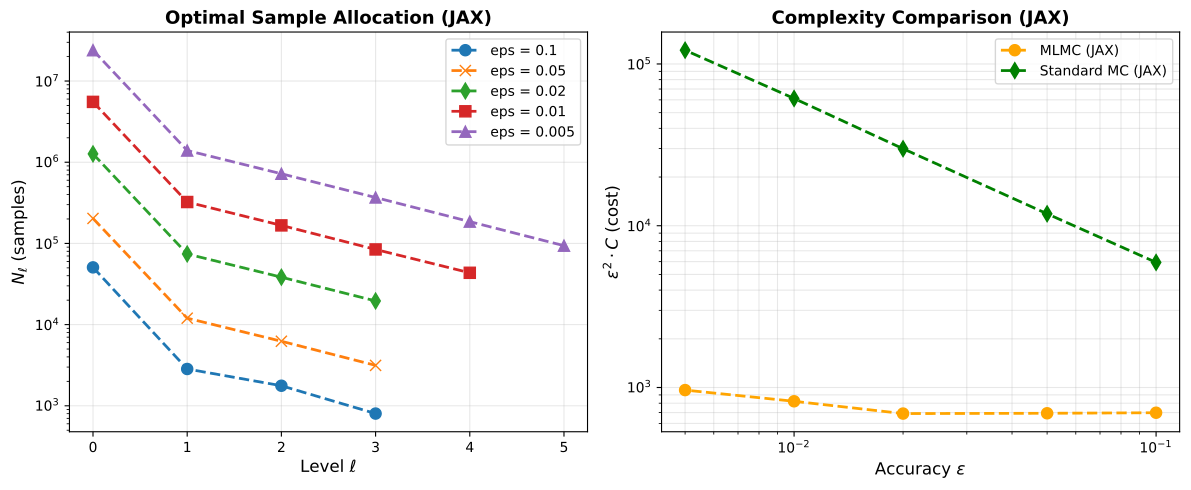

Write Python code to recreate this figure.
"""
Multi-Level Monte Carlo (MLMC) Estimator with Adaptive Sample Allocation - JAX Version
=======================================================================================

JAX-optimized implementation with JIT compilation for GPU/TPU acceleration.
Uses the same algorithm as MLMC_adaptive.py but with vectorized operations.

Key JAX Features:
    - JIT compilation for hot paths
    - Vectorization via vmap instead of for-loops
    - Efficient sequential operations via jax.lax.scan
    - Reproducible PRNG key management

Theory:
    MLMC decomposes the expectation:
        E[P_L] = E[P_0] + sum_{l=1}^L E[P_l - P_{l-1}]

    Optimal sample allocation minimises total cost subject to achieving
    root-mean-square error <= epsilon:
        N_l^opt = (2/eps^2) * sqrt(V_l/C_l) * sum_j sqrt(V_j * C_j)

    where V_l = Var[Y_l] and C_l = cost per sample at level l.
"""

# Enable 64-bit precision before importing JAX
import jax
jax.config.update("jax_enable_x64", True)

import jax.numpy as jnp
from jax import jit, vmap, lax
import jax.random as random
import numpy as np
import matplotlib.pyplot as plt
import math
import time

# Import from Normal_MC package for comparisons
from Normal_MC import BS_call, run_mc_estimation_jax

# ============================================================================
# JAX-Optimized Helper Functions
# ============================================================================

def optimal_sample_allocation(V, C, eps):
    """
    Compute optimal number of samples per level for MLMC.

    Minimises total cost: sum_l N_l * C_l
    Subject to: RMSE <= eps

    Solution from Lagrange multipliers:
        N_l = (2/eps^2) * sqrt(V_l/C_l) * sum_j sqrt(V_j * C_j)

    Parameters
    ----------
    V : np.ndarray
        Variance at each level V_l = Var[Y_l]
    C : np.ndarray
        Cost per sample at each level (proportional to number of timesteps)
    eps : float
        Target RMSE accuracy

    Returns
    -------
    N_opt : np.ndarray (int)
        Optimal number of samples at each level
    """
    # Total weighted variance-cost product
    sum_sqrt_VC = np.sum(np.sqrt(V * C))

    # Optimal allocation formula
    mu = 2.0 * sum_sqrt_VC / eps**2
    N_opt = mu * np.sqrt(V / C)

    # Round up to ensure we meet accuracy target
    return np.ceil(N_opt).astype(int)


# ============================================================================
# JIT-Compiled Simulation Functions
# ============================================================================

@jit
def euler_maruyama_step(carry, dW):
    """Single Euler-Maruyama step for GBM."""
    S, r, sigma, h = carry
    S_new = S + r * S * h + sigma * S * dW
    return (S_new, r, sigma, h), S_new


def simulate_paths_at_level(key, l, N_l, T, S0, K, r, sigma, h0):
    """
    Simulate N_l coupled fine/coarse paths at level l using JAX.

    Returns sum of Y and sum of Y^2 for variance estimation.
    """
    # Timesteps at this level
    h_fine = h0 * (2.0 ** (-l))
    n_steps = int(T / h_fine)
    h_coarse = 2.0 * h_fine

    # Discount factor
    disc = math.exp(-r * T)

    # Generate all random increments at once
    # Shape: (N_l, n_steps)
    dW_fine_all = random.normal(key, shape=(N_l, n_steps)) * jnp.sqrt(h_fine)

    # Define single path simulation function
    def simulate_single_path(dW_fine):
        """Simulate one fine and one coarse path with coupled increments."""

        # Fine path using scan
        def fine_step(S, dW):
            S_new = S + r * S * h_fine + sigma * S * dW
            return S_new, S_new

        S_fine_final, _ = lax.scan(fine_step, S0, dW_fine)
        Pf = jnp.maximum(S_fine_final - K, 0.0)

        # Coarse path (only if l > 0)
        if l > 0:
            # Sum consecutive pairs of fine increments
            dW_coarse = dW_fine.reshape(-1, 2).sum(axis=1)

            def coarse_step(S, dW):
                S_new = S + r * S * h_coarse + sigma * S * dW
                return S_new, S_new

            S_coarse_final, _ = lax.scan(coarse_step, S0, dW_coarse)
            Pc = jnp.maximum(S_coarse_final - K, 0.0)
        else:
            Pc = 0.0

        # Correction term
        Y = disc * (Pf - Pc)
        return Y

    # Vectorize over all samples
    Y_all = vmap(simulate_single_path)(dW_fine_all)

    # Compute sums for statistics
    sum_Y = jnp.sum(Y_all)
    sum_Y_sq = jnp.sum(Y_all ** 2)

    return float(sum_Y), float(sum_Y_sq)


def mlmc_level_simulation_jax(key, l, N_l, T, S0, K, r, sigma, h0):
    """
    JAX wrapper for level simulation with proper JIT compilation.

    Creates a JIT-compiled version specific to this level's timestep count.
    """
    # Timesteps at this level
    h_fine = h0 * (2.0 ** (-l))
    n_steps = int(T / h_fine)
    h_coarse = 2.0 * h_fine

    # Discount factor
    disc = math.exp(-r * T)

    # Generate all random increments at once
    dW_fine_all = random.normal(key, shape=(N_l, n_steps)) * jnp.sqrt(h_fine)

    # JIT-compile a function for this specific level
    if l == 0:
        @jit
        def compute_corrections_l0(dW_fine_all):
            def simulate_single_path(dW_fine):
                def fine_step(S, dW):
                    S_new = S + r * S * h_fine + sigma * S * dW
                    return S_new, S_new

                S_fine_final, _ = lax.scan(fine_step, S0, dW_fine)
                Pf = jnp.maximum(S_fine_final - K, 0.0)
                Y = disc * Pf  # No coarse level for l=0
                return Y

            Y_all = vmap(simulate_single_path)(dW_fine_all)
            return jnp.sum(Y_all), jnp.sum(Y_all ** 2)

        sum_Y, sum_Y_sq = compute_corrections_l0(dW_fine_all)
    else:
        @jit
        def compute_corrections(dW_fine_all):
            def simulate_single_path(dW_fine):
                # Fine path
                def fine_step(S, dW):
                    S_new = S + r * S * h_fine + sigma * S * dW
                    return S_new, S_new

                S_fine_final, _ = lax.scan(fine_step, S0, dW_fine)
                Pf = jnp.maximum(S_fine_final - K, 0.0)

                # Coarse path with coupled increments
                dW_coarse = dW_fine.reshape(-1, 2).sum(axis=1)

                def coarse_step(S, dW):
                    S_new = S + r * S * h_coarse + sigma * S * dW
                    return S_new, S_new

                S_coarse_final, _ = lax.scan(coarse_step, S0, dW_coarse)
                Pc = jnp.maximum(S_coarse_final - K, 0.0)

                Y = disc * (Pf - Pc)
                return Y

            Y_all = vmap(simulate_single_path)(dW_fine_all)
            return jnp.sum(Y_all), jnp.sum(Y_all ** 2)

        sum_Y, sum_Y_sq = compute_corrections(dW_fine_all)

    return float(sum_Y), float(sum_Y_sq)


# ============================================================================
# Problem Parameters
# ============================================================================

# Option parameters (European call)
T = 1.0          # Time to maturity (years)
S0 = 100.0       # Initial stock price
K = 100.0        # Strike price
r = 0.05         # Risk-free rate
sigma = 0.2      # Volatility

# Target accuracies to test
epsilon_values = np.array([0.1, 0.05, 0.02, 0.01, 0.005])

# Convergence rate parameters (from theory/pilot studies)
alpha = 1.0      # Weak convergence rate: |E[Y_l]| ~ 2^(-alpha*l)
beta = 1.0       # Variance decay rate: Var[Y_l] ~ 2^(-beta*l)
gamma = 1.0      # Cost growth rate: C_l ~ 2^(gamma*l)

# Calculate analytical Black-Scholes price for reference
BS_price = BS_call(S0, K, T, r, sigma)

# Initialize master PRNG key for reproducibility
master_key = random.PRNGKey(42)

# Split key for MC estimation and MLMC
master_key, mc_key = random.split(master_key)

# Run JAX-accelerated standard MC estimation for comparison
print("Running JAX-accelerated standard MC estimation for comparison...")
mc_results = run_mc_estimation_jax(
    epsilon_values, T=T, S0=S0, K=K, r=r, sigma=sigma, N0=100000, verbose=False, key=mc_key
)
print("Done.\n")

# Storage for results across different epsilon values
results_N = []           # Sample allocation N_l for each epsilon
results_cost = []        # Total computational cost
results_cost_mc = []     # Actual standard MC cost for comparison
results_time = []        # Time per epsilon convergence

# Start total timer
total_start_time = time.time()

# ============================================================================
# Main MLMC Loop: Test Multiple Accuracy Levels
# ============================================================================

print(f"\n{'='*70}")
print("ADAPTIVE MLMC (JAX): Optimal Sample Allocation")
print(f"{'='*70}")
print(f"Option: European Call (S0={S0}, K={K}, T={T})")
print(f"Model: GBM (r={r}, sigma={sigma})")
print(f"Testing accuracy levels: {epsilon_values}")
print(f"{'='*70}\n")

# Split master key for each epsilon iteration
eps_keys = random.split(master_key, len(epsilon_values))

for eps_idx, eps in enumerate(epsilon_values):
    # Start timer for this epsilon
    eps_start_time = time.time()

    # Get key for this epsilon
    eps_key = eps_keys[eps_idx]

    print(f"\n{'='*70}")
    print(f"TARGET ACCURACY: eps = {eps}")
    print(f"{'='*70}")

    # ========================================================================
    # Initialisation
    # ========================================================================

    # Start with L = 3 levels (h = 0.5, 0.25, 0.125, 0.0625)
    L = 3
    h0 = 0.5

    # Initial pilot sample size (will be refined adaptively)
    N0_pilot = 100

    # Current sample counts at each level
    N = np.zeros(L + 1, dtype=int)

    # Additional samples needed at each level (initialise with pilot run)
    dN = np.full(L + 1, N0_pilot, dtype=int)

    # Accumulated sums for statistics
    # sum_stats[0, l] = sum of Y at level l
    # sum_stats[1, l] = sum of Y^2 at level l
    sum_stats = np.zeros((2, L + 1))

    # Cost per sample at each level (proportional to number of timesteps)
    levels = np.arange(L + 1)
    cost_per_sample = 2.0**(gamma * levels)

    # Key management for iterations
    iteration_key = eps_key

    # ========================================================================
    # Adaptive Refinement Loop
    # ========================================================================

    iteration = 0
    while np.any(dN > 0):
        iteration += 1
        print(f"\nIteration {iteration}: L = {L}, max(dN) = {dN.max()}")

        # Split key for this iteration
        iteration_key, *level_keys = random.split(iteration_key, L + 2)

        # ====================================================================
        # Step 1: Run Additional Samples Where Needed
        # ====================================================================
        for l in range(L + 1):
            if dN[l] > 0:
                # Run dN[l] new samples at level l using JAX
                sum_Y, sum_Y_sq = mlmc_level_simulation_jax(
                    level_keys[l], l, dN[l], T, S0, K, r, sigma, h0
                )

                # Update total sample count
                N[l] += dN[l]

                # Accumulate statistics
                sum_stats[0, l] += sum_Y
                sum_stats[1, l] += sum_Y_sq

        # ====================================================================
        # Step 2: Estimate Mean and Variance at Each Level
        # ====================================================================

        # Sample mean: E[Y_l] ~ (sum Y) / N_l
        mean_Y = np.abs(sum_stats[0, :] / N)

        # Sample variance: Var[Y_l] ~ E[Y^2] - E[Y]^2
        var_Y = np.maximum(0.0, sum_stats[1, :] / N - mean_Y**2)

        # ====================================================================
        # Step 3: Enforce Minimum Decay Rates
        # ====================================================================
        # This prevents underestimation of variance at fine levels due to
        # limited samples. We assume variance decays at least as fast as theory.

        for l in range(2, L + 1):
            # Mean should decay like 2^(-alpha*l)
            mean_Y[l] = max(mean_Y[l], 0.5 * mean_Y[l-1] / 2**alpha)

            # Variance should decay like 2^(-beta*l)
            var_Y[l] = max(var_Y[l], 0.5 * var_Y[l-1] / 2**beta)

        # ====================================================================
        # Step 4: Compute Optimal Sample Allocation
        # ====================================================================
        N_opt = optimal_sample_allocation(var_Y, cost_per_sample, eps)

        # Additional samples needed
        dN = np.maximum(N_opt - N, 0)

        print(f"  Current N: {N}")
        print(f"  Optimal N: {N_opt}")
        print(f"  Need dN: {dN}")

        # ====================================================================
        # Step 5: Check if We Need More Levels
        # ====================================================================

        # Convergence criterion: if all levels have enough samples (within 1%)
        converged = np.sum(dN > 0.01 * N) == 0

        if converged:
            # Estimate remaining bias from truncating at level L
            # Uses extrapolation from last 3 levels
            indices = np.array([-2, -1, 0])
            means_last_three = mean_Y[L + indices]

            # Extrapolate: |E[Y_L+1]| ~ max of Richardson extrapolation
            # Formula: sum_{i=L-2}^L E[Y_i] * 2^(alpha*i) / (2^alpha - 1)
            bias_estimate = np.max(means_last_three * 2.0**(alpha * indices)) / (2.0**alpha - 1.0)

            print(f"  Estimated remaining bias: {bias_estimate:.6f}")
            print(f"  Bias threshold (eps/sqrt(2)): {eps/math.sqrt(2):.6f}")

            if bias_estimate > eps / math.sqrt(2):
                # Need another level!
                print(f"  -> Adding level {L+1}")

                L += 1

                # Extend arrays
                N = np.append(N, 0)
                dN = np.append(dN, 0)
                sum_stats = np.hstack((sum_stats, np.zeros((2, 1))))

                # Extrapolate variance for new level
                var_Y = np.append(var_Y, var_Y[-1] / 2**beta)
                mean_Y = np.append(mean_Y, 0.0)

                # Update cost array
                levels = np.arange(L + 1)
                cost_per_sample = 2.0**(gamma * levels)

                # Recompute optimal allocation with new level
                N_opt = optimal_sample_allocation(var_Y, cost_per_sample, eps)
                dN = np.maximum(N_opt - N, 0)
            else:
                # Bias is acceptable, we're done!
                print(f"  [OK] Bias is acceptable, converged!")
                break

    # ========================================================================
    # Final MLMC Estimate
    # ========================================================================

    # Compute final mean at each level
    final_mean_Y = sum_stats[0, :] / N

    # MLMC estimator: sum of all corrections
    P_mlmc = np.sum(final_mean_Y)

    # Total computational cost (weighted by epsilon^2 for fair comparison)
    total_cost = (eps**2) * np.dot(N, cost_per_sample)

    # Get actual MC cost for this epsilon from pre-computed results
    eps_result_idx = np.where(epsilon_values == eps)[0][0]
    cost_mc_actual = mc_results['total_cost'][eps_result_idx]

    # Finest timestep for reference
    h_finest = h0 * 2**(-L)

    # ========================================================================
    # Summary for This Epsilon
    # ========================================================================

    print(f"\n{'='*70}")
    print(f"RESULTS FOR eps = {eps}")
    print(f"{'='*70}")
    print(f"MLMC option price estimate: {P_mlmc:.6f}")
    print(f"Black-Scholes analytical:   {BS_price:.6f}")
    print(f"MLMC error vs analytical:   {abs(P_mlmc - BS_price):.6f}")
    print(f"Total samples used: {N.sum():,}")
    print(f"Number of levels: {L + 1}")
    print(f"Finest timestep: {h_finest:.6f}")
    print(f"Sample distribution: {N}")
    print(f"Normalised cost MLMC (eps^2*C): {total_cost:.2f}")
    print(f"Normalised cost MC (eps^2*C):   {cost_mc_actual:.2f}")
    print(f"{'='*70}")

    # Record time for this epsilon
    eps_elapsed_time = time.time() - eps_start_time
    print(f"\nTIMING: eps = {eps} converged in {eps_elapsed_time:.2f} seconds")

    # Store results for plotting
    results_N.append(N.copy())
    results_cost.append(total_cost)
    results_cost_mc.append(cost_mc_actual)
    results_time.append(eps_elapsed_time)

# ============================================================================
# Visualisation: Complexity Analysis
# ============================================================================

print(f"\n{'='*70}")
print("GENERATING COMPLEXITY PLOTS")
print(f"{'='*70}\n")

markers = ['o', 'x', 'd', 's', '^']
fig, (ax1, ax2) = plt.subplots(1, 2, figsize=(12, 5))

# ========================================================================
# Panel 1: Sample Allocation N_l vs Level l
# ========================================================================
# Shows how MLMC distributes samples across levels for different accuracies

for i, eps in enumerate(epsilon_values):
    N_levels = results_N[i]
    levels_plot = np.arange(len(N_levels))

    ax1.semilogy(levels_plot, N_levels,
                 marker=markers[i],
                 linestyle='--',
                 linewidth=2,
                 markersize=8,
                 label=f"eps = {eps}")

ax1.set_xlabel(r"Level $\ell$", fontsize=12)
ax1.set_ylabel(r"$N_\ell$ (samples)", fontsize=12)
ax1.legend(loc="best", fontsize=10)
ax1.grid(True, alpha=0.3)
ax1.set_title("Optimal Sample Allocation (JAX)", fontsize=13, fontweight='bold')

# ========================================================================
# Panel 2: eps^2 x Cost vs eps (Complexity Analysis)
# ========================================================================
# If cost ~ eps^(-p), then eps^2 x cost ~ eps^(2-p)
# For optimal MLMC: p = 2, so plot should be flat
# For standard MC: p = 3, so plot grows like eps^(-1)

ax2.loglog(epsilon_values, results_cost,
           marker='o', linestyle='--', linewidth=2, markersize=8,
           color='orange', label='MLMC (JAX)')

ax2.loglog(epsilon_values, results_cost_mc,
           marker='d', linestyle='--', linewidth=2, markersize=8,
           color='green', label='Standard MC (JAX)')

ax2.set_xlabel(r"Accuracy $\epsilon$", fontsize=12)
ax2.set_ylabel(r"$\epsilon^2 \cdot C$ (cost)", fontsize=12)
ax2.legend(loc='best', fontsize=10)
ax2.grid(True, alpha=0.3, which='both')
ax2.set_title("Complexity Comparison (JAX)", fontsize=13, fontweight='bold')

plt.tight_layout()
plt.savefig('MLMC_adaptive_JAX.pdf',  bbox_inches='tight')
print("[OK] Complexity plots saved to: MLMC_adaptive_JAX.pdf")


# ============================================================================
# Final Summary
# ============================================================================

print(f"\n{'='*70}")
print("MLMC (JAX) COMPLEXITY ANALYSIS SUMMARY")
print(f"{'='*70}")
print(f"Black-Scholes analytical price: {BS_price:.6f}")
print(f"{'='*70}")
print(f"{'Epsilon':<12} {'MLMC Cost':<15} {'MC Cost':<15} {'Speedup':<10}")
print(f"{'-'*70}")
for i, eps in enumerate(epsilon_values):
    speedup = results_cost_mc[i] / results_cost[i]
    print(f"{eps:<12.3f} {results_cost[i]:<15.2f} {results_cost_mc[i]:<15.2f} {speedup:<10.1f}x")
print(f"{'='*70}")
print(f"\nKey insight: MLMC achieves O(eps^-2) complexity vs O(eps^-3) for standard MC")
print(f"This is a fundamental algorithmic improvement, like FFT vs DFT!\n")

# Print total execution time
total_elapsed_time = time.time() - total_start_time
print(f"{'='*70}")
print(f"TOTAL EXECUTION TIME: {total_elapsed_time:.2f} seconds")
print(f"{'='*70}\n")


plt.show()
